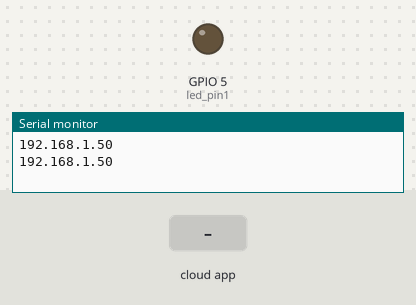
Bench run of a sketch on a simulated ESP8266 (NodeMCU). On the bench: output pins drawn as LEDs (lit = HIGH), the last lines printed to the serial monitor. The inputs (shaded band) are chosen by the test bench.

Above: at 2.7 s.
2.8 s: the phone or cloud app sets 0 to 1
At 4.5 s:
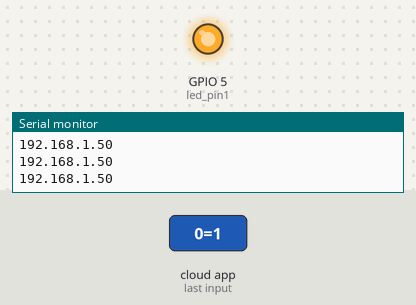
5.0 s: the phone or cloud app sets 0 to 0
At 6.0 s:
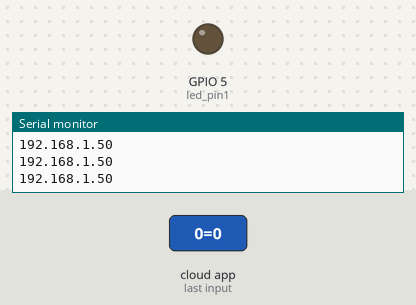
Timing chart, 0 to 8.0 s (numbered marks = the images above; inputs shaded):
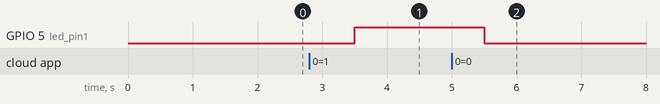

The sketch:

code.ino
```cpp
#include <ESP8266WiFi.h>
#include <CayenneMQTTESP8266.h>
const char* ssid     = "MRX";         // The SSID (name) of the Wi-Fi network you want to connect to
const char* password = "Termux007";     // The password of the Wi-Fi network

char mqtt_username[] = "74b90020-c522-11e6-bd19-2daeb3a13a46";

char mqtt_password[] = "497c4e2688416a2b887b4cea229e7c5fd91c3730";
char client_id[] = "8307ca30-d9d5-11ec-8da3-474359af83d7";
int led_pin1=5;

int led_pin2=4;
//int led_pin2=5;

void setup()
{


  Cayenne.begin(mqtt_username, mqtt_password, client_id, ssid, password);
  pinMode(led_pin1, OUTPUT);

  Serial.begin(9600);
  Serial.println(WiFi.localIP());

}
void loop() {
            Cayenne.loop();
            Serial.println(WiFi.localIP());

}

CAYENNE_IN(0)
{
  digitalWrite(led_pin1, getValue.asInt());  // to get the value from the website
}
CAYENNE_IN(1)
{
  digitalWrite(led_pin2, getValue.asInt());  // to get the value from the website
}
```

Measured:
- after the input at 2.8 s, GPIO 5 (led_pin1): LOW → HIGH after 0.70 s
- after the input at 5.0 s, GPIO 5 (led_pin1): HIGH → LOW after 0.51 s
